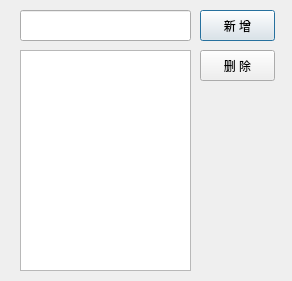
<?xml version="1.0" encoding="UTF-8"?>
<ui version="4.0">
 <class>IPmanagement</class>
 <widget class="QDialog" name="IPmanagement">
  <property name="geometry">
   <rect>
    <x>0</x>
    <y>0</y>
    <width>292</width>
    <height>281</height>
   </rect>
  </property>
  <property name="windowTitle">
   <string>Dialog</string>
  </property>
  <widget class="QLineEdit" name="lineEdit">
   <property name="geometry">
    <rect>
     <x>20</x>
     <y>10</y>
     <width>171</width>
     <height>31</height>
    </rect>
   </property>
  </widget>
  <widget class="QPushButton" name="pushButton">
   <property name="geometry">
    <rect>
     <x>200</x>
     <y>10</y>
     <width>75</width>
     <height>31</height>
    </rect>
   </property>
   <property name="text">
    <string>新 增</string>
   </property>
  </widget>
  <widget class="QPushButton" name="pushButton_2">
   <property name="geometry">
    <rect>
     <x>200</x>
     <y>50</y>
     <width>75</width>
     <height>31</height>
    </rect>
   </property>
   <property name="text">
    <string>删 除</string>
   </property>
  </widget>
  <widget class="QTextBrowser" name="textBrowser">
   <property name="geometry">
    <rect>
     <x>20</x>
     <y>50</y>
     <width>171</width>
     <height>221</height>
    </rect>
   </property>
  </widget>
 </widget>
 <resources/>
 <connections/>
</ui>
